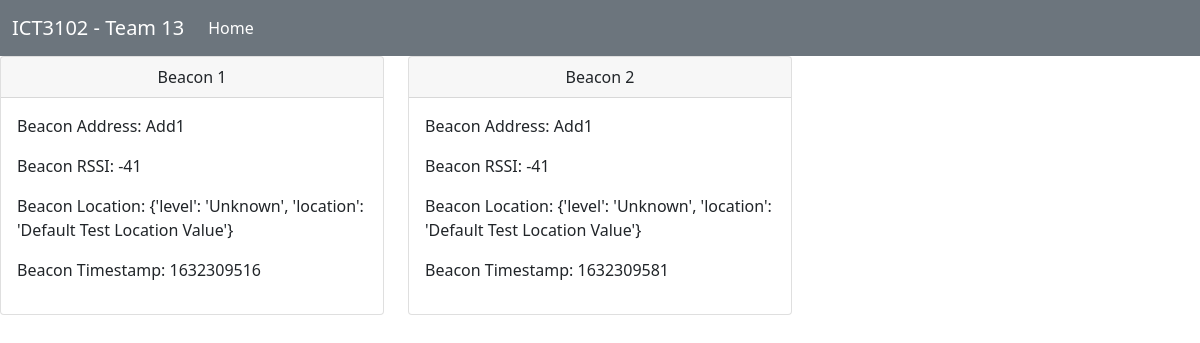
Before: / with the older database file.
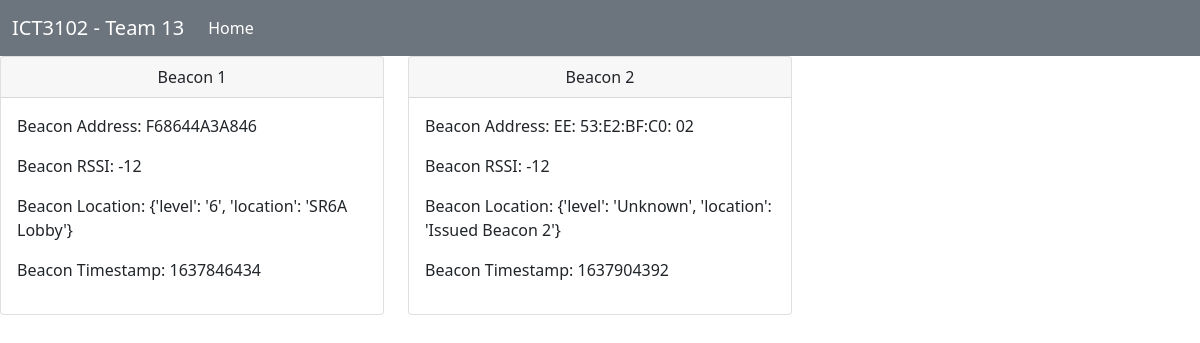
After: the same page with the newer database file.
### tables this page shows
CREATE TABLE staff_0 (beacons VARCHAR, timestamp VARCHAR);

CREATE TABLE staff_1 (beacons VARCHAR, timestamp VARCHAR);

### app.py (the view)
@app.route('/')
def home():
    first_staff, second_staff, first_staff_timestamp, second_staff_timestamp = retrieve_all_staff_beacons()
    try:
        first_staff_loc = BEACON_LOCATIONS[str(first_staff['MAC_ADD']).replace(":", "").replace("-", "").replace(" ", "")]
    except KeyError:
        first_staff_loc = "Unknown Location"
    try:
        second_staff_loc = BEACON_LOCATIONS[str(second_staff['MAC_ADD']).replace(":", "").replace("-", "").replace(" ", "")]
    except KeyError:
        second_staff_loc = "Unknown Location"
    return render_template("index.html", beaconMacAddress=first_staff['MAC_ADD'], beaconRSSI=first_staff['RSSI'],
                           beaconTimestamp=first_staff_timestamp, beacon2MacAddress=second_staff['MAC_ADD'],
                           beacon2RSSI=second_staff['RSSI'], beacon2Timestamp=second_staff_timestamp,
                           beaconLoc=first_staff_loc, beacon2Loc=second_staff_loc)

### app.py (called while the page is built)
def retrieve_all_staff_beacons():
    conn = sqlite3.connect("staff_db.sqlite")
    cur = conn.cursor()
    cur.execute("SELECT * FROM staff_0 ORDER BY timestamp DESC")
    staff_data = cur.fetchone()
    cur.execute("SELECT * FROM staff_1 ORDER BY timestamp DESC")
    staff_data_2 = cur.fetchone()
    conn.close()
    first_staff = json.loads(staff_data[0])
    second_staff = json.loads(staff_data_2[0])
    first_staff_timestamp = staff_data[1]
    second_staff_timestamp = staff_data_2[1]
    return first_staff, second_staff, first_staff_timestamp, second_staff_timestamp

### templates/index.html (shortened to what this page needs)
{% extends 'master.html' %}
{% block body %}
<div id="location">
    <div class="row row-cols-1 row-cols-md-3 g-4">
        <div class="col">
            <div class="card h-100">
                <div class="card-header text-center">Beacon 1</div>
                <div class="card-body">
                    <p class="card-address">Beacon Address: <span id="beaconMacAddress">{{beaconMacAddress}}</span></p>
                    <p class="card-location">Beacon RSSI: <span id="beaconRSSI">{{beaconRSSI}}</span></p>
                    <p class="card-location">Beacon Location: <span id="beaconLocation">{{beaconLoc}}</span></p>
                    <p class="card-timestamp">Beacon Timestamp: <span id="beaconTimestamp">{{beaconTimestamp}}</span></p>
                </div>
            </div>
        </div>
        <div class="col">
            <div class="card h-100">
                <div class="card-header text-center">Beacon 2</div>
                <div class="card-body">
                    <p class="card-address">Beacon Address: <span id="beacon2MacAddress">{{beacon2MacAddress}}</span></p>
                    <p class="card-location">Beacon RSSI: <span id="beacon2RSSI">{{beacon2RSSI}}</span></p>
                    <p class="card-location">Beacon Location: <span id="beacon2Location">{{beacon2Loc}}</span></p>
                    <p class="card-timestamp">Beacon Timestamp: <span id="beacon2Timestamp">{{beacon2Timestamp}}</span></p>
                </div>
            </div>
        </div>
    </div>
</div>
{% endblock %}

### templates/master.html (shortened to what this page needs)
<!DOCTYPE html>
<html lang="en">
<head>
    <link href="https://cdn.jsdelivr.net/npm/bootstrap@5.0.2/dist/css/bootstrap.min.css" rel="stylesheet"
>
</head>
<body>
{% block body %}
{% endblock %}
</body>
</html>

### templates/header.html (shortened to what this page needs)
{% extends 'master.html' %}
{% block body %}
<nav class="navbar navbar-expand-lg navbar-light bg-secondary">
    <div class="container-fluid">
        <a class="navbar-brand text-white" href="#">ICT3102 - Team 13</a>
        <div class="collapse navbar-collapse text-white" id="navbarNavAltMarkup">
            <div class="navbar-nav">
                <a class="nav-link active text-white" aria-current="page" href="#">Home</a>
            </div>
        </div>
    </div>
</nav>
{% endblock %}

Changed rows visible on the page:
removed staff_0: timestamp "1632309516"
removed staff_1: timestamp "1632309581"
added staff_0: timestamp "1637846434"
added staff_1: timestamp "1637904392"
Other visible differences:
{{ beaconMacAddress }}: "Add1" → "F68644A3A846"
{{ beaconRSSI }}: "-41" → "-12"
{{ beaconLoc }}: "{'level': 'Unknown', 'location': 'Default Test Location Value'}" → "{'level': '6', 'location': 'SR6A Lobby'}"
{{ beacon2MacAddress }}: "Add1" → "EE: 53:E2:BF:C0: 02"
{{ beacon2RSSI }}: "-41" → "-12"
{{ beacon2Loc }}: "{'level': 'Unknown', 'location': 'Default Test Location Value'}" → "{'level': 'Unknown', 'location': 'Issued Beacon 2'}"
